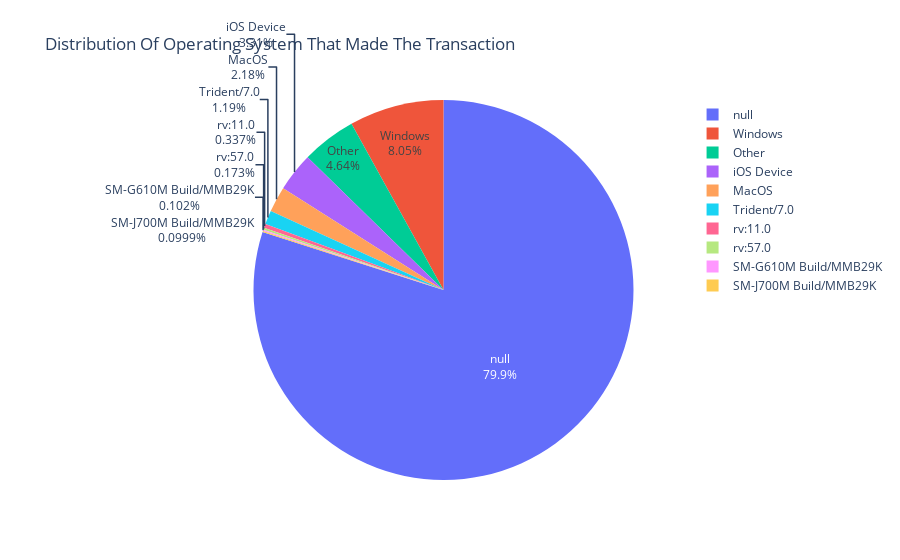

Write notebook code for a chart like this one.
### Code cell
dist = pd.value_counts(train['DeviceInfo'],normalize= True, dropna = False)

amount_to_show = 9
new_data = {}

for i, (key, value) in enumerate(dist.to_dict().items()):
    if i < amount_to_show:
        new_data[key] = value
    else:
        new_data['Other'] = new_data.get('Other', 0) + value

fig = px.pie(
    values=list(new_data.values()), 
    names=list(new_data.keys()),
    title= 'Distribution Of Operating System That Made The Transaction'
    )

# fig.update_layout(height=500, width=750,showlegend = False)
fig.update_traces(textinfo='percent+label')
fig.show()

### Figure 1 — Plotly figure (JSON) as saved in the notebook; plotly's stock layout.template omitted (floating-point values rounded to 4 significant figures)
{"data": [{"domain": {"x": [0, 1], "y": [0, 1]}, "hovertemplate": "label=%{label}<br>value=%{value}<extra></extra>", "labels": [null, "Windows", "iOS Device", "MacOS", "Trident/7.0", "rv:11.0", "rv:57.0", "SM-G610M Build/MMB29K", "SM-J700M Build/MMB29K", "Other"], "legendgroup": "", "name": "", "showlegend": true, "textinfo": "percent+label", "type": "pie", "values": [0.7993, 0.08049, 0.03305, 0.02176, 0.01187, 0.00337, 0.001727, 0.001016, 0.0009991, 0.04642]}], "layout": {"legend": {"tracegroupgap": 0}, "title": {"text": "Distribution Of Operating System That Made The Transaction"}}}
